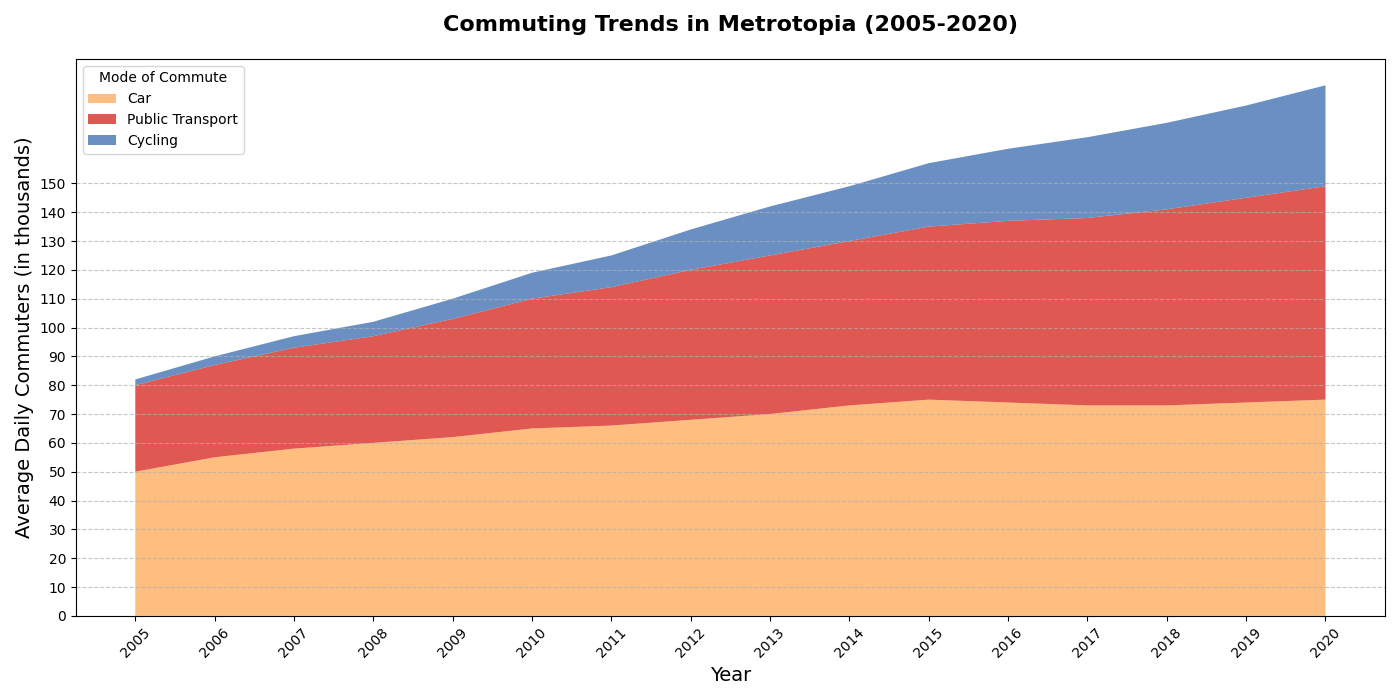

Write Python code to recreate this figure.
import matplotlib.pyplot as plt
import numpy as np

years = np.arange(2005, 2021)

car_commuters = np.array([50, 55, 58, 60, 62, 65, 66, 68, 70, 73, 75, 74, 73, 73, 74, 75])
public_transport_commuters = np.array([30, 32, 35, 37, 41, 45, 48, 52, 55, 57, 60, 63, 65, 68, 71, 74])
cycling_commuters = np.array([2, 3, 4, 5, 7, 9, 11, 14, 17, 19, 22, 25, 28, 30, 32, 35])

fig, ax = plt.subplots(figsize=(14, 7))

# Changed colors for each mode: Car, Public Transport, Cycling
ax.stackplot(years, car_commuters, public_transport_commuters, cycling_commuters,
             labels=['Car', 'Public Transport', 'Cycling'],
             colors=['#fdae61', '#d73027', '#4575b4'], alpha=0.8)

ax.set_title('Commuting Trends in Metrotopia (2005-2020)', fontsize=16, fontweight='bold', pad=20)
ax.set_xlabel('Year', fontsize=14)
ax.set_ylabel('Average Daily Commuters (in thousands)', fontsize=14)
ax.set_xticks(years[::1])
ax.set_xticklabels(years, rotation=45, fontsize=10)
ax.set_yticks(np.arange(0, 160, 10))
ax.set_yticklabels(np.arange(0, 160, 10), fontsize=10)

ax.grid(axis='y', linestyle='--', alpha=0.7)

ax.legend(loc='upper left', title='Mode of Commute', fontsize=10)

plt.tight_layout()
plt.show()
